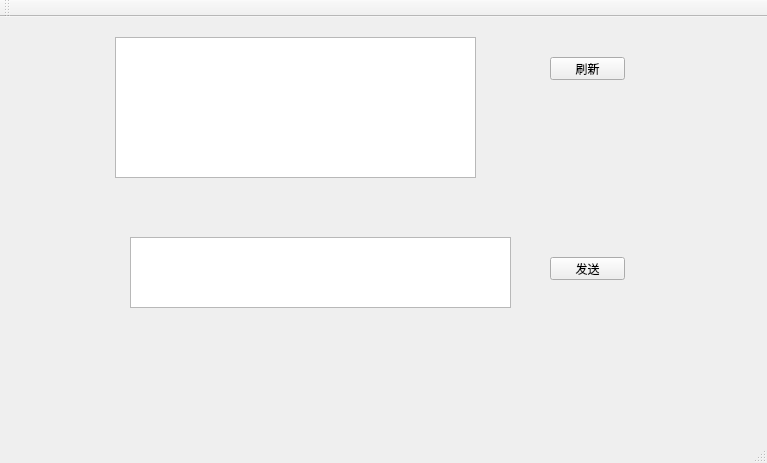
<?xml version="1.0" encoding="UTF-8"?>
<ui version="4.0">
 <class>MainWindow</class>
 <widget class="QMainWindow" name="MainWindow">
  <property name="geometry">
   <rect>
    <x>0</x>
    <y>0</y>
    <width>767</width>
    <height>463</height>
   </rect>
  </property>
  <property name="windowTitle">
   <string>MainWindow</string>
  </property>
  <widget class="QWidget" name="centralWidget">
   <widget class="QListWidget" name="listWidget">
    <property name="geometry">
     <rect>
      <x>115</x>
      <y>20</y>
      <width>361</width>
      <height>141</height>
     </rect>
    </property>
   </widget>
   <widget class="QPushButton" name="pushButton">
    <property name="geometry">
     <rect>
      <x>550</x>
      <y>40</y>
      <width>75</width>
      <height>23</height>
     </rect>
    </property>
    <property name="text">
     <string>刷新</string>
    </property>
   </widget>
   <widget class="QPushButton" name="pushButton_2">
    <property name="geometry">
     <rect>
      <x>550</x>
      <y>240</y>
      <width>75</width>
      <height>23</height>
     </rect>
    </property>
    <property name="text">
     <string>发送</string>
    </property>
   </widget>
   <widget class="QTextEdit" name="textEdit">
    <property name="geometry">
     <rect>
      <x>130</x>
      <y>220</y>
      <width>381</width>
      <height>71</height>
     </rect>
    </property>
   </widget>
  </widget>
  <widget class="QMenuBar" name="menuBar">
   <property name="geometry">
    <rect>
     <x>0</x>
     <y>0</y>
     <width>767</width>
     <height>23</height>
    </rect>
   </property>
  </widget>
  <widget class="QToolBar" name="mainToolBar">
   <attribute name="toolBarArea">
    <enum>TopToolBarArea</enum>
   </attribute>
   <attribute name="toolBarBreak">
    <bool>false</bool>
   </attribute>
  </widget>
  <widget class="QStatusBar" name="statusBar"/>
 </widget>
 <layoutdefault spacing="6" margin="11"/>
 <resources/>
 <connections/>
</ui>
